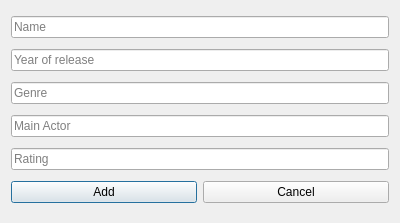
<?xml version="1.0" encoding="UTF-8"?>
<ui version="4.0">
 <class>AddDialog</class>
 <widget class="QDialog" name="AddDialog">
  <property name="geometry">
   <rect>
    <x>0</x>
    <y>0</y>
    <width>400</width>
    <height>223</height>
   </rect>
  </property>
  <property name="windowTitle">
   <string>Add</string>
  </property>
  <layout class="QVBoxLayout" name="verticalLayout">
   <item>
    <widget class="QLineEdit" name="lineEdit">
     <property name="placeholderText">
      <string>Name</string>
     </property>
    </widget>
   </item>
   <item>
    <widget class="QLineEdit" name="lineEdit_2">
     <property name="placeholderText">
      <string>Year of release</string>
     </property>
    </widget>
   </item>
   <item>
    <widget class="QLineEdit" name="lineEdit_4">
     <property name="placeholderText">
      <string>Genre</string>
     </property>
    </widget>
   </item>
   <item>
    <widget class="QLineEdit" name="lineEdit_3">
     <property name="placeholderText">
      <string>Main Actor</string>
     </property>
    </widget>
   </item>
   <item>
    <widget class="QLineEdit" name="lineEdit_5">
     <property name="placeholderText">
      <string>Rating</string>
     </property>
    </widget>
   </item>
   <item>
    <layout class="QHBoxLayout" name="horizontalLayout">
     <item>
      <widget class="QPushButton" name="pushButton_2">
       <property name="text">
        <string>Add</string>
       </property>
      </widget>
     </item>
     <item>
      <widget class="QPushButton" name="pushButton">
       <property name="text">
        <string>Cancel</string>
       </property>
      </widget>
     </item>
    </layout>
   </item>
  </layout>
 </widget>
 <resources/>
 <connections/>
</ui>
